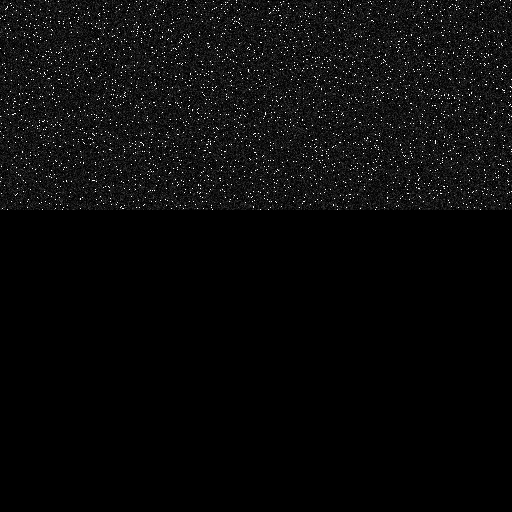
#> input picture viscosity_analysis/simulated_interface_image.tif, 512 x 512 px
$ jupyter execute viscosity_analysis.ipynb
#> lines starting #> are read from the running program, lines starting #| are printed output that depends on the picture; long printed decimals are rounded
# Viscosity analysis

In this notebook, we will demonstrate how to extract the interface location between a bacterial suspension and water in a microfluidic viscometer micrograph. Typical image is shown below:

[cell 1]
# import necessary modules
import numpy as np
import matplotlib.pyplot as plt
from scipy.optimize import curve_fit
from skimage import io

[cell 2]
# read and show the image
img = io.imread("simulated_interface_image.tif")
#> img is the input picture: shape (512, 512); min 0, max 255, mean 10.2
plt.imshow(img, cmap='gray')

[cell 3]
# average over rows to get a 1D profile
profile = np.mean(img, axis=1)
#> profile = 512 values, max 30.73 at index 201, min 0 at index 210, mean 10.22
plt.plot(profile)
plt.xlabel("$y$ position (pixels)")
plt.ylabel("Mean intensity (a.u.)")
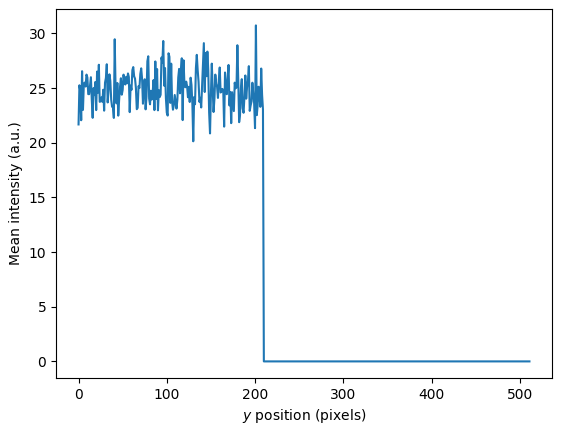
#> figure drawn by matplotlib, 1 panel; curve peaks at x = 201, y = 30.73

[cell 4]
# overlay this curve on the image
plt.imshow(img, cmap='gray')
plt.plot(profile/profile.max()*img.shape[1], range(img.shape[0]), color='red')
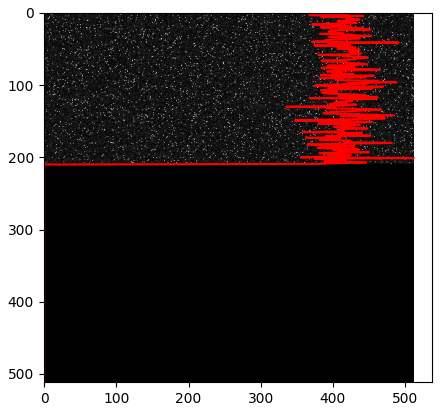
#> figure drawn by matplotlib, 1 panel

[cell 5]
# define error function to fit the profile
def erf_func(x, a, b, c, d):
    from scipy.special import erf
    return a * erf((x - b) / (c * np.sqrt(2))) + d

[cell 6]
# check if the error function has expected shape
x = np.linspace(-10, 10)
plt.plot(x, erf_func(x, 1, 0, 1, 0))
plt.xlabel("$x$")
plt.ylabel("$y$")
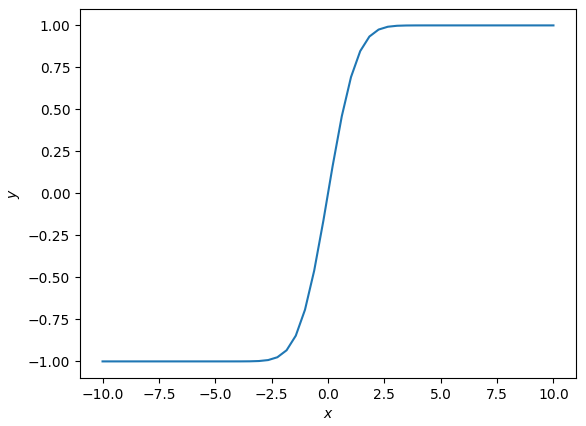
#> figure drawn by matplotlib, 1 panel; curve peaks at x = 8.78, y = 1

[cell 7]
# fit the profile
popt, pcov = curve_fit(erf_func, np.arange(len(profile)), profile, p0=[1, len(profile)/2, 1, 0])
#> popt = [12.46, 209.3, -0.18, 12.46]; pcov = [[0.00244, 0.0173, -0.0121, 0.000439], [0.0173, 91.09, -63.41, -0.0175], [-0.0121, -63.41, 44.14, 0.0121], [0.000439, -0.0175, 0.0121, 0.00244]]

[cell 8]
# check the fit quality
x = np.arange(len(profile))
#> x = 512 values from 0 to 511
plt.plot(x, profile, label="data")
plt.plot(x, erf_func(x, *popt), color='red', label="fit")
plt.xlabel("$y$ position (pixels)")
plt.ylabel("Mean intensity (a.u.)")
plt.legend()
#> figure, not shown here; curve peaks at x = 201, y = 30.73; curve peaks at x = 0, y = 24.93

[cell 9]
# Get the location of the interface from the fitted parameters, specifically the "b" parameter
interface_location = popt[1]
#> interface_location = 209.3
print(f"Interface location (in pixels): {interface_location}")
#| Interface location (in pixels): 209.259

[cell 10]
# compute the viscosity ratio from the width ratio （eta_1 / eta_0 = d_1 / d_0)
d_total = img.shape[0]
#> d_total = 512
eta_0 = 1.0e-3
d_1 = interface_location
#> d_1 = 209.3
d_0 = d_total - d_1
#> d_0 = 302.7
eta_1 = eta_0 * d_1 / d_0
#> eta_1 = 0.000691
print(f"Viscosity of fluid 1 (in Pa.s): {eta_1:.1e}")
#| Viscosity of fluid 1 (in Pa.s): 6.9e-04
